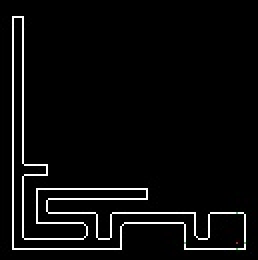
#> input picture debug.jpg, 129 x 130 px (shown 2 times larger)
$ python -i local_phase_quantisation.py   (imports and definitions only)
#> lines starting #> are read from the running program, lines starting #| are printed output that depends on the picture
# local phase quantisation

import cv2
import numpy as np
from scipy.signal import convolve2d

def lpq(img_filepath, winSize=3,freqestim=1,mode='im'):

#> called with img_filepath = 'debug.jpg', winSize = 3, freqestim = 1, mode = 'im'
	img = cv2.imread(img_filepath,0)
#> img: shape (130, 129); min 0, max 255, mean 11.4
	rho=0.90

	STFTalpha=1/winSize  # alpha in STFT approaches (for Gaussian derivative alpha=1)
	sigmaS=(winSize-1)/4 # Sigma for STFT Gaussian window (applied if freqestim==2)
	sigmaA=8/(winSize-1) # Sigma for Gaussian derivative quadrature filters (applied if freqestim==3)

	convmode='valid' # Compute descriptor responses only on part that have full neigborhood. Use 'same' if all pixels are included (extrapolates np.image with zeros).

	img=np.float64(img) # Convert np.image to double
	r=(winSize-1)/2 # Get radius from window size
	x=np.arange(-r,r+1)[np.newaxis] # Form spatial coordinates in window

	if freqestim==1:  #  STFT uniform window
	    #  Basic STFT filters
	    w0=np.ones_like(x)
	    w1=np.exp(-2*np.pi*x*STFTalpha*1j)
	    w2=np.conj(w1)

	## Run filters to compute the frequency response in the four points. Store np.real and np.imaginary parts separately
	# Run first filters
	filterResp1=convolve2d(convolve2d(img,w0.T,convmode),w1,convmode)
	filterResp2=convolve2d(convolve2d(img,w1.T,convmode),w0,convmode)
	filterResp3=convolve2d(convolve2d(img,w1.T,convmode),w1,convmode)
	filterResp4=convolve2d(convolve2d(img,w1.T,convmode),w2,convmode)

	# Initilize frequency domain matrix for four frequency coordinates (np.real and np.imaginary parts for each frequency).
	freqResp=np.dstack([filterResp1.real, filterResp1.imag,
	                    filterResp2.real, filterResp2.imag,
	                    filterResp3.real, filterResp3.imag,
	                    filterResp4.real, filterResp4.imag])

	## Perform quantization and compute LPQ codewords
	inds = np.arange(freqResp.shape[2])[np.newaxis,np.newaxis,:]
	LPQdesc=((freqResp>0)*(2**inds)).sum(2)
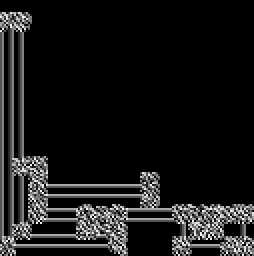
#> LPQdesc: shape (128, 127) int64 (shown 2 times larger); min 0, max 255, mean 23.9

	## Switch format to uint8 if LPQ code np.image is required as output
	if mode=='im':
		LPQdesc=np.uint8(LPQdesc)


#> (the run stopped early here; a loop or call above may not have finished)

$ run again, on structure_tensor.png
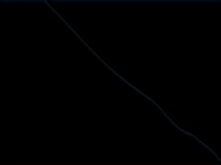
#> input picture structure_tensor.png, 221 x 165 px
#> in lpq, `LPQdesc=((freqResp>0)*(2**inds)).sum(2)`:
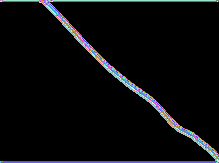
#> LPQdesc: shape (163, 219) int64; 61 distinct labels, from 0 to 253; one colour per label, 0 black
#> in lpq, `LPQdesc=np.uint8(LPQdesc)`:
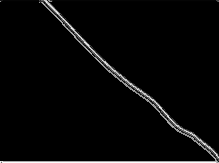
#> LPQdesc: shape (163, 219); min 0, max 253, mean 7.5
